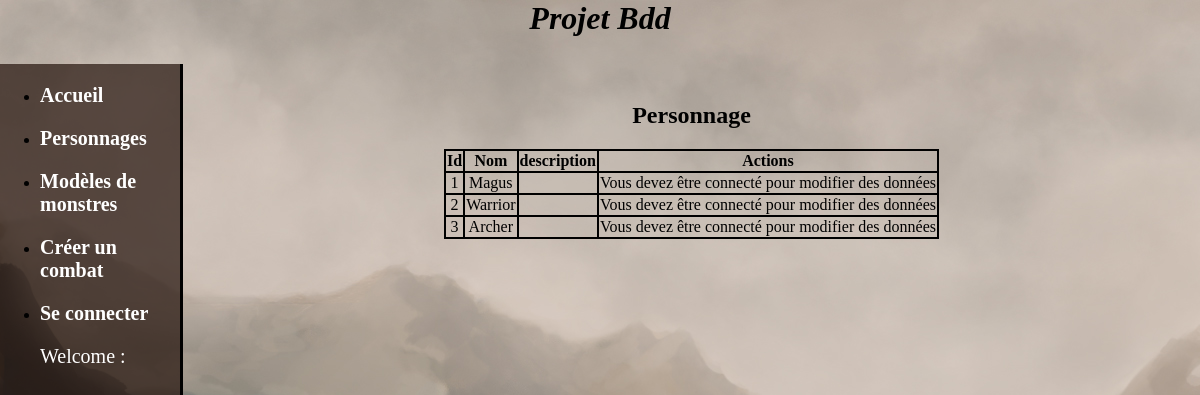
The page /view/caracter_studio.php on the database its author committed.
### tables this page shows
CREATE TABLE `Personnage` (
  `IdPersonnage` int(3) NOT NULL,
  `Nom` varchar(30) NOT NULL
);

### modele/fonction_caracter.php (called while the page is built, shortened)
<?php
  function select_caracter(){
    include 'bdd.php';
    $req = $pdo->prepare("SELECT *  from 	Personnage;");
    $req -> execute();
    return $req;
  }
 ?>

### view/caracter_studio.php (the view, shortened to what this page needs)
<html>
  <head>
  </head>
  <body>
    <div id="head">
      <?php
      include 'header.php';
      include '../modele/fonction_caracter.php';
      ?>
    </div>
    <?php
      include 'nav.php';
    ?>
    <div>
      <br>
      <center><h2>Personnage</h2></center>
      <center>
        <table>
          <tr>
            <th>Id</th>
            <th>Nom</th>
            <th>description</th>
            <?php $personnages = select_caracter(); ?>
            <th>Actions</th>
          </tr>
          <tr>
            <?php while ($personnage = $personnages->fetch()) {
              ?>
              <tr>
                <td><?php echo $personnage['IdPersonnage']; ?></td>
                <td><?php echo $personnage['Nom']; ?></td>
                <td><?php echo $personnage['description']; ?></td>
                <td>
                  <?php
                    if(empty($_SESSION["login"])){
                    echo "Vous devez être connecté pour modifier des données";
                  }
                  else {
                    if($_SESSION["credit"]>=2){ ?>
                    <a href="form_caracter.php?action=edition&amp;id=<?php echo $personnage['IdPersonnage']; ?>">Modifier</a>
                    <?php
                    if($_SESSION["credit"]>=3){ ?>
                    <a href="caracter_studio.php?supprimer=<?php echo $personnage['IdPersonnage']; ?>">Supprimer</a>
                    <?php
                  }}}?>
                </td>
              </tr>
              <?php
            }
            ?>
          </tr>
        </table>
        <br>
      </center>
    </div>
  </body>
</html>

### ressources/css/styles.css (style rules this page uses)
body { background-image: url(../fond.jpg); margin: 0; padding: 0; }
#head { background-image: url(../fond.jpg); }
table, th, td { text-align: center; border: 2px solid black; border-collapse: collapse; }

### rows shown on the page
personnage: IdPersonnage "1", Nom "Magus"
personnage: IdPersonnage "2", Nom "Warrior"
personnage: IdPersonnage "3", Nom "Archer"
